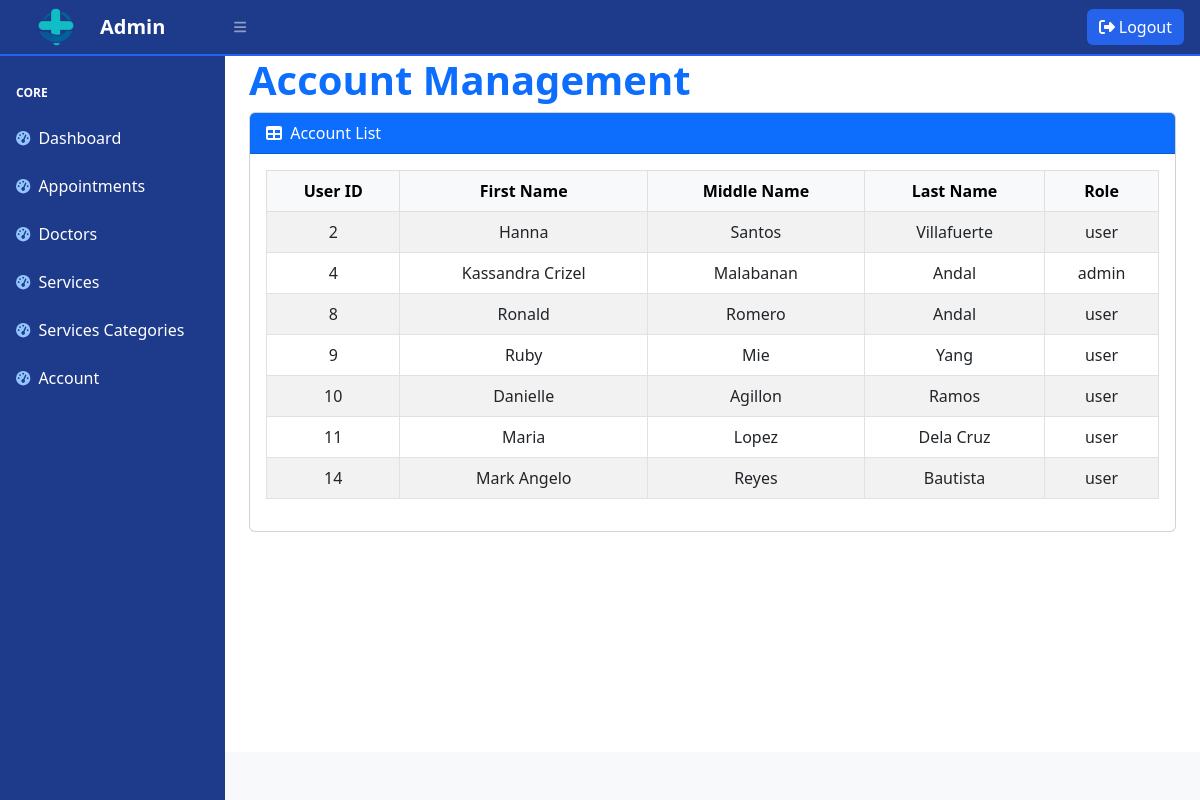
The page /clinic_admin/account_tbl.php on the database its author committed.
### tables this page shows
CREATE TABLE `account` (
  `user_id` int NOT NULL,
  `firstname` varchar(50) NOT NULL,
  `middlename` varchar(25) NOT NULL,
  `lastname` varchar(25) NOT NULL,
  `email` varchar(100) NOT NULL,
  `password` varchar(255) NOT NULL,
  `role` enum('user','admin') DEFAULT 'user',
  `created_at` timestamp NULL DEFAULT CURRENT_TIMESTAMP
);

### clinic_admin/account_tbl.php (the view, shortened to what this page needs)
<?php
include 'dbconnection.php';
?>
<!DOCTYPE html>
<html lang="en">
<?php include 'includes/head.php'; ?>
<body class="sb-nav-fixed">
    <?php include 'includes/header.php'; ?>
    <div id="layoutSidenav">
        <?php include 'includes/sidebar.php'; ?>
        <div id="layoutSidenav_content">
            <main>
                <div class="container-fluid px-4">
                    <h1 class="mt-mb-4 text-primary fw-bold">Account Management</h1>
                    <div class="card mb-4">
                        <div class="card-header bg-primary text-white">
                            <i class="fas fa-table me-1"></i> Account List
                        </div>
                     <div class="card-body">
                            <table id="datatablesSimple" class="table table-bordered table-striped text-center align-middle">
                                <thead class="table-light">
                                    <tr>
                                        <th>User ID</th>
                                        <th>First Name</th>
                                        <th>Middle Name</th>
                                        <th>Last Name</th>
                                        <th>Role</th>
                                    </tr>
                                </thead>
                                <?php
                                     $sql = 'SELECT * FROM account';
                                     $stmt = $pdo->prepare($sql);
                                     $stmt->execute();
                                     $accList = $stmt->fetchAll();
                                ?>
                                <tbody>
                                    <?php foreach ($accList as $account): ?>
                                        <tr>
                                            <td><?= htmlspecialchars($account['user_id']) ?></td>
                                            <td><?= htmlspecialchars($account['firstname']) ?></td>
                                            <td><?= htmlspecialchars($account['middlename']) ?></td>
                                            <td><?= htmlspecialchars($account['lastname']) ?></td>
                                            <td><?= htmlspecialchars($account['role']) ?></td>
                                        </tr>
                                    <?php endforeach; ?>
                                </tbody>
                            </table>
                     </div>
                    </div>
                </div>
            </main>
            <?php include 'includes/footer.php'; ?>
</body>
</html>

### clinic_admin/includes/head.php (shortened to what this page needs)
<head>
        <link href="https://cdn.jsdelivr.net/npm/simple-datatables@7.1.2/dist/style.min.css" rel="stylesheet" />
        <link href="css/styles.css" rel="stylesheet" />
</head>

### clinic_admin/includes/header.php
<nav class="sb-topnav navbar navbar-expand navbar-dark bg-dark">
    <a class="navbar-brand ps-3 d-flex align-items-center">
        <img src="assets/img/curadesk.png" alt="Curadesk Logo" style="height: 80px; margin-right: 4px;">
        Admin
    </a>
    <button class="btn btn-link btn-sm order-1 order-lg-0 me-4 me-lg-0" id="sidebarToggle">
        <i class="fas fa-bars"></i>
    </button>
    <div class="ms-auto me-3">
        <a href="adminLogout.php" class="btn btn-primary">
            <i class="fas fa-sign-out-alt"></i> Logout
        </a>
    </div>
    <link href="css/headr.css" rel="stylesheet" />
</nav>

### clinic_admin/includes/sidebar.php
<div id="layoutSidenav_nav">
    <nav class="sb-sidenav accordion sb-sidenav-dark" id="sidenavAccordion">
        <div class="sb-sidenav-menu">
            <div class="nav">
                <div class="sb-sidenav-menu-heading">Core</div>
                <a class="nav-link" href="admin.php">
                    <div class="sb-nav-link-icon"><i class="fas fa-tachometer-alt"></i></div>
                    Dashboard
                </a>
                <a class="nav-link" href="appointment_tbl.php">
                    <div class="sb-nav-link-icon"><i class="fas fa-tachometer-alt"></i></div>
                    Appointments
                </a>
                <a class="nav-link" href="doctors_tbl.php">
                    <div class="sb-nav-link-icon"><i class="fas fa-tachometer-alt"></i></div>
                    Doctors
                </a>
                <a class="nav-link" href="services_tbl.php">
                    <div class="sb-nav-link-icon"><i class="fas fa-tachometer-alt"></i></div>
                    Services
                </a>
                <a class="nav-link" href="service-category_tbl.php">
                    <div class="sb-nav-link-icon"><i class="fas fa-tachometer-alt"></i></div>
                    Services Categories
                </a>
                <a class="nav-link" href="account_tbl.php">
                    <div class="sb-nav-link-icon"><i class="fas fa-tachometer-alt"></i></div>
                    Account
                </a>
            </div>
        </div>
        <link href="css/headr.css" rel="stylesheet" />
    </nav>
</div>

### clinic_admin/includes/footer.php (shortened to what this page needs)
<footer class="py-4 bg-light mt-auto">
               </footer>
           </div>
       </div>

### clinic_admin/css/headr.css (style rules this page uses)
.sb-sidenav { background-color: #1e3a8a !important; }
.sb-sidenav .nav-link, .sb-sidenav .sb-sidenav-menu-heading { color: #ffffff !important; }
.sb-sidenav .sb-nav-link-icon { color: #93c5fd !important; }
.sb-topnav { background-color: #1e3a8a !important; border-bottom: 2px solid #2563eb; }
.sb-topnav .navbar-brand { color: #ffffff !important; font-weight: 600; }
.sb-topnav .navbar-brand img { height: 50px; margin-right: 8px; }
.sb-topnav .btn-primary { background-color: #2563eb; border: none; }

### rows shown on the page
account: user_id "2", firstname "Hanna", middlename "Santos", lastname "Villafuerte", role "user"
account: user_id "4", firstname "Kassandra Crizel", middlename "Malabanan", lastname "Andal", role "admin"
account: user_id "8", firstname "Ronald", middlename "Romero", lastname "Andal", role "user"
account: user_id "9", firstname "Ruby", middlename "Mie", lastname "Yang", role "user"
account: user_id "10", firstname "Danielle", middlename "Agillon", lastname "Ramos", role "user"
account: user_id "11", firstname "Maria", middlename "Lopez", lastname "Dela Cruz", role "user"
account: user_id "14", firstname "Mark Angelo", middlename "Reyes", lastname "Bautista", role "user"
